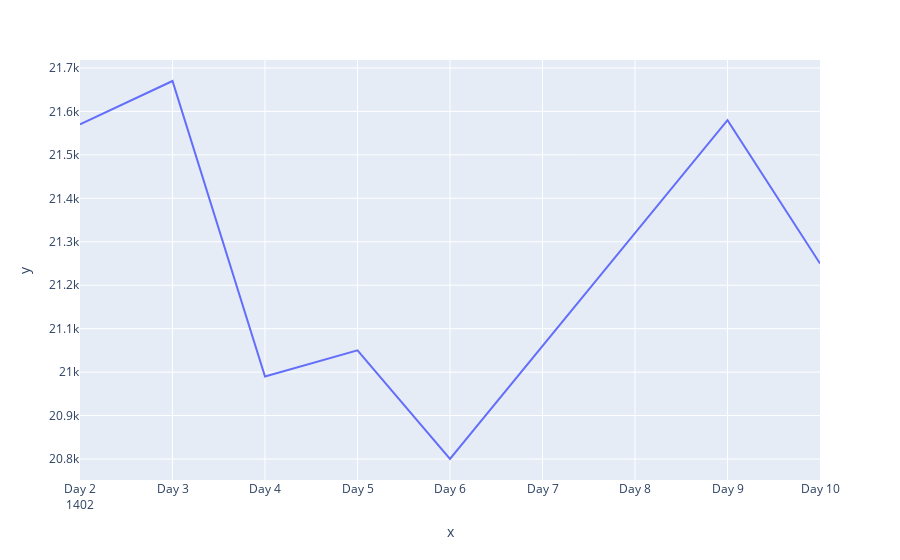

The cell this chart's notebook holds for it:
### Code cell
import datetime
import seaborn as sns
import plotly.express as px

a = df[df['نماد'] == "اهرم"]

base = datetime.datetime.today()
date_list = a["تاریخ میلادی"].tolist()
nums = a["اولین"]

fig = px.line(x=date_list, y=nums)
fig.update_xaxes(calendar='jalali')
fig.show()

### Figure 1 — Plotly figure (JSON) as saved in the notebook; plotly's stock layout.template omitted (floating-point values rounded to 4 significant figures)
{"data": [{"hovertemplate": "x=%{x}<br>y=%{y}<extra></extra>", "legendgroup": "", "line": {"color": "#636efa", "dash": "solid"}, "marker": {"symbol": "circle"}, "mode": "lines", "name": "", "orientation": "v", "showlegend": false, "type": "scatter", "x": ["2023-12-23T00:00:00", "2023-12-24T00:00:00", "2023-12-25T00:00:00", "2023-12-26T00:00:00", "2023-12-27T00:00:00", "2023-12-30T00:00:00", "2023-12-31T00:00:00"], "xaxis": "x", "y": [21570, 21670, 20990, 21050, 20800, 21580, 21250], "yaxis": "y"}], "layout": {"legend": {"tracegroupgap": 0}, "margin": {"t": 60}, "xaxis": {"anchor": "y", "calendar": "jalali", "domain": [0, 1], "title": {"text": "x"}}, "yaxis": {"anchor": "x", "domain": [0, 1], "title": {"text": "y"}}}}
